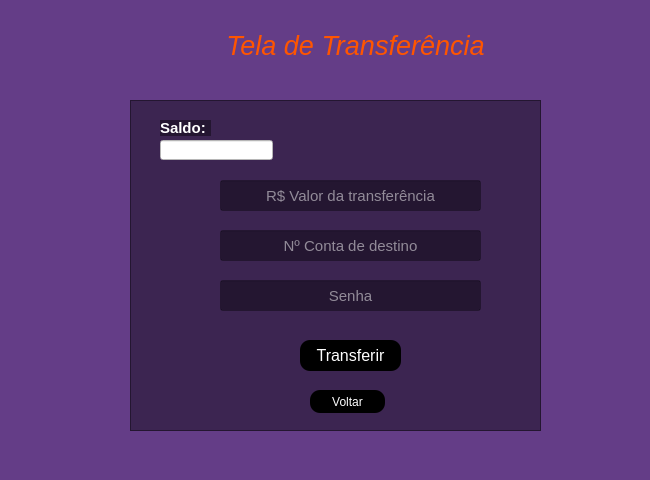
<?xml version="1.0" encoding="UTF-8"?>
<ui version="4.0">
 <class>MainWindow</class>
 <widget class="QMainWindow" name="MainWindow">
  <property name="geometry">
   <rect>
    <x>0</x>
    <y>0</y>
    <width>650</width>
    <height>480</height>
   </rect>
  </property>
  <property name="minimumSize">
   <size>
    <width>650</width>
    <height>480</height>
   </size>
  </property>
  <property name="maximumSize">
   <size>
    <width>650</width>
    <height>480</height>
   </size>
  </property>
  <property name="windowTitle">
   <string>MainWindow</string>
  </property>
  <property name="styleSheet">
   <string notr="true">background-color: rgb(100, 61, 135);</string>
  </property>
  <widget class="QWidget" name="centralwidget">
   <widget class="QFrame" name="frame">
    <property name="geometry">
     <rect>
      <x>130</x>
      <y>100</y>
      <width>411</width>
      <height>331</height>
     </rect>
    </property>
    <property name="styleSheet">
     <string notr="true">background-color: rgba(0, 0, 0, 0.4);</string>
    </property>
    <property name="frameShape">
     <enum>QFrame::StyledPanel</enum>
    </property>
    <property name="frameShadow">
     <enum>QFrame::Raised</enum>
    </property>
    <widget class="QPushButton" name="btn_transferir">
     <property name="geometry">
      <rect>
       <x>170</x>
       <y>240</y>
       <width>101</width>
       <height>31</height>
      </rect>
     </property>
     <property name="font">
      <font>
       <pointsize>12</pointsize>
      </font>
     </property>
     <property name="cursor">
      <cursorShape>PointingHandCursor</cursorShape>
     </property>
     <property name="styleSheet">
      <string notr="true">QPushButton{
	background-color: rgb(0, 0, 0);
	color: rgb(255, 255, 255);
	border-radius: 10px
}


QPushButton:hover{
	background-color: rgb(0, 255, 127);
	color: rgb(0, 0, 0);
}</string>
     </property>
     <property name="text">
      <string>Transferir</string>
     </property>
    </widget>
    <widget class="QPushButton" name="btn_voltar">
     <property name="geometry">
      <rect>
       <x>180</x>
       <y>290</y>
       <width>75</width>
       <height>23</height>
      </rect>
     </property>
     <property name="styleSheet">
      <string notr="true">QPushButton {
	background-color: rgb(0, 0, 0);	
	color: rgb(255, 255, 255);
	border-radius: 10px
}

QPushButton:hover {
	background-color: rgb(255, 255, 255);
	color: rgb(255, 85, 0);
}</string>
     </property>
     <property name="text">
      <string>Voltar</string>
     </property>
    </widget>
    <widget class="QLineEdit" name="txt_saldo">
     <property name="geometry">
      <rect>
       <x>30</x>
       <y>40</y>
       <width>113</width>
       <height>20</height>
      </rect>
     </property>
     <property name="styleSheet">
      <string notr="true">background-color: rgb(255, 255, 255);
color: rgb(0, 0, 0);</string>
     </property>
    </widget>
    <widget class="QLabel" name="txt_nomeSaldo">
     <property name="geometry">
      <rect>
       <x>30</x>
       <y>20</y>
       <width>51</width>
       <height>16</height>
      </rect>
     </property>
     <property name="font">
      <font>
       <pointsize>11</pointsize>
       <weight>75</weight>
       <bold>true</bold>
      </font>
     </property>
     <property name="styleSheet">
      <string notr="true">background-color: rgba(0, 0, 0, 0.4);
color: rgb(255, 255, 255);</string>
     </property>
     <property name="text">
      <string>Saldo:</string>
     </property>
     <property name="alignment">
      <set>Qt::AlignLeading|Qt::AlignLeft|Qt::AlignVCenter</set>
     </property>
    </widget>
    <widget class="QLineEdit" name="txt_valorTransferencia">
     <property name="geometry">
      <rect>
       <x>90</x>
       <y>80</y>
       <width>261</width>
       <height>31</height>
      </rect>
     </property>
     <property name="font">
      <font>
       <pointsize>11</pointsize>
      </font>
     </property>
     <property name="styleSheet">
      <string notr="true">color: rgb(255, 255, 255);</string>
     </property>
     <property name="alignment">
      <set>Qt::AlignCenter</set>
     </property>
     <property name="placeholderText">
      <string>R$ Valor da transferência</string>
     </property>
    </widget>
    <widget class="QLineEdit" name="txt_contaDestino">
     <property name="geometry">
      <rect>
       <x>90</x>
       <y>130</y>
       <width>261</width>
       <height>31</height>
      </rect>
     </property>
     <property name="font">
      <font>
       <pointsize>11</pointsize>
      </font>
     </property>
     <property name="styleSheet">
      <string notr="true">color: rgb(255, 255, 255);</string>
     </property>
     <property name="echoMode">
      <enum>QLineEdit::Normal</enum>
     </property>
     <property name="alignment">
      <set>Qt::AlignCenter</set>
     </property>
     <property name="placeholderText">
      <string>Nº Conta de destino</string>
     </property>
    </widget>
    <widget class="QLineEdit" name="txt_senha">
     <property name="geometry">
      <rect>
       <x>90</x>
       <y>180</y>
       <width>261</width>
       <height>31</height>
      </rect>
     </property>
     <property name="font">
      <font>
       <pointsize>11</pointsize>
      </font>
     </property>
     <property name="styleSheet">
      <string notr="true">color: rgb(255, 255, 255);</string>
     </property>
     <property name="echoMode">
      <enum>QLineEdit::Password</enum>
     </property>
     <property name="alignment">
      <set>Qt::AlignCenter</set>
     </property>
     <property name="placeholderText">
      <string>Senha</string>
     </property>
    </widget>
   </widget>
   <widget class="QLabel" name="txt_nomeTelaTransferencia">
    <property name="geometry">
     <rect>
      <x>220</x>
      <y>20</y>
      <width>271</width>
      <height>51</height>
     </rect>
    </property>
    <property name="font">
     <font>
      <pointsize>20</pointsize>
      <weight>50</weight>
      <italic>true</italic>
      <bold>false</bold>
     </font>
    </property>
    <property name="styleSheet">
     <string notr="true">color: rgb(255, 85, 0);
</string>
    </property>
    <property name="text">
     <string>Tela de Transferência</string>
    </property>
    <property name="alignment">
     <set>Qt::AlignCenter</set>
    </property>
   </widget>
  </widget>
  <widget class="QStatusBar" name="statusbar"/>
 </widget>
 <resources/>
 <connections/>
</ui>
